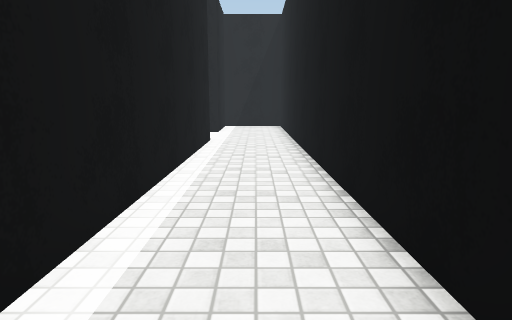
View 1 (above)

22 first-person views from a walk through a Unity game level. The camera is 1.2 m above the floor, tilts 10° down and sees 75° across. The floor is counted in squares, 1 m on a side. Each view is taken from the middle of a square. On the plan, view 1 faces up. The plan holds only what a view shows up to about 14 squares ahead; the rest is blank. The place goes on beyond the plan. The player is left out. Surface patterns are stand-ins for the level's own textures.

View 2
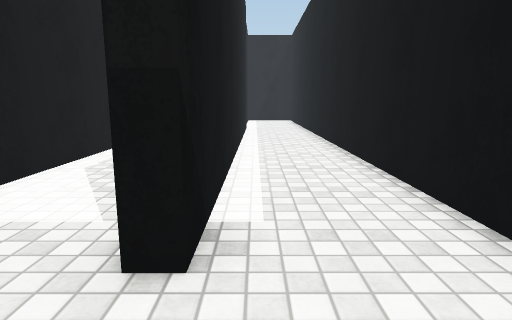

View 3
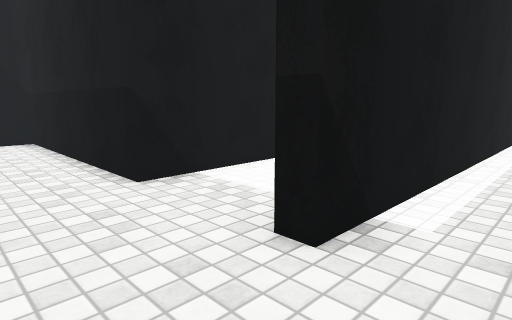

View 4
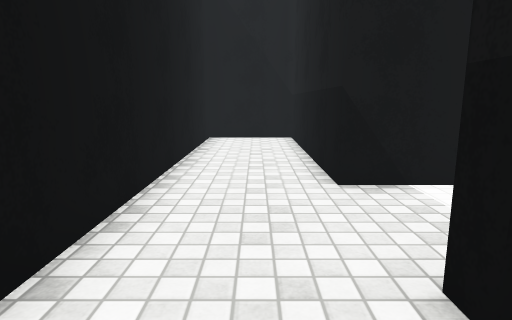

View 5
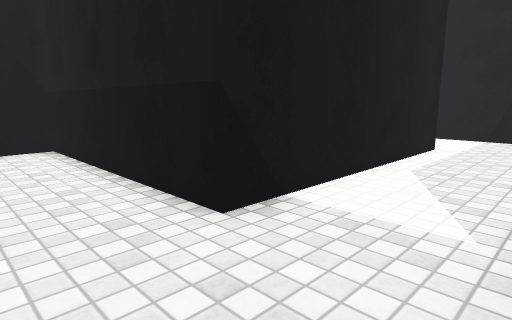

View 6
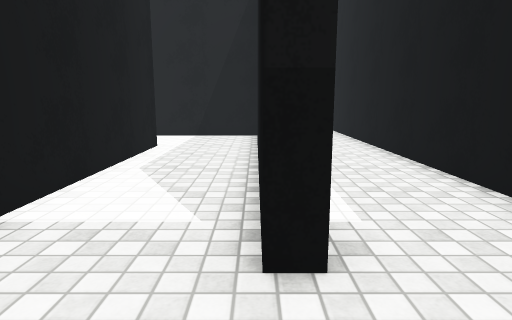

View 7
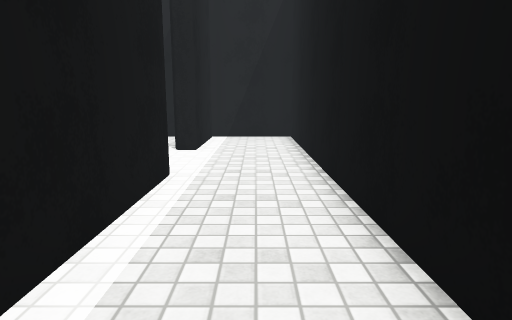

View 8
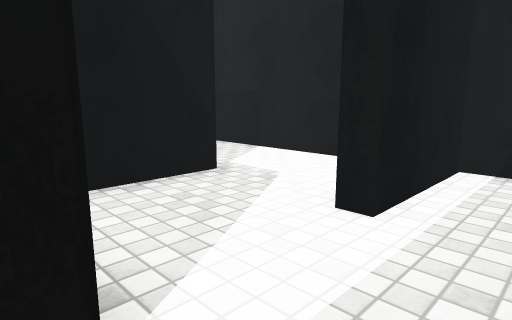

View 9
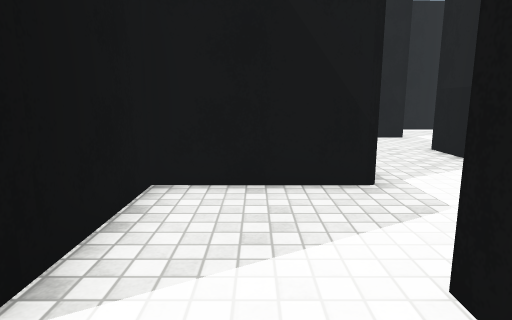

View 10
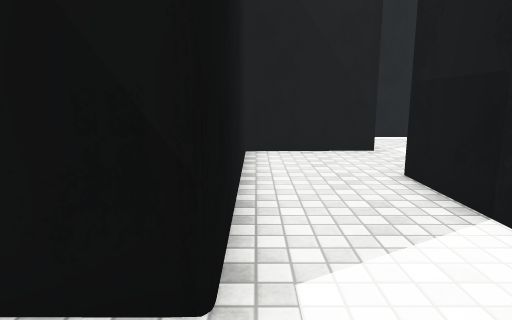

View 11
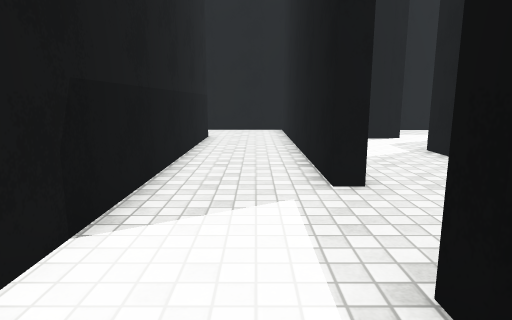

View 12
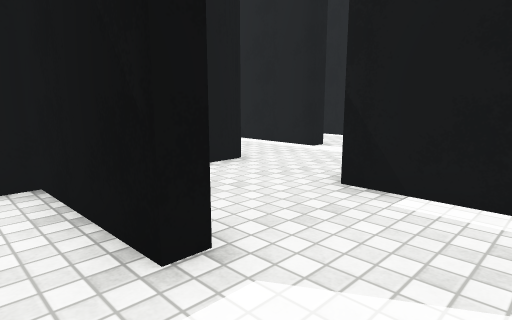

View 13
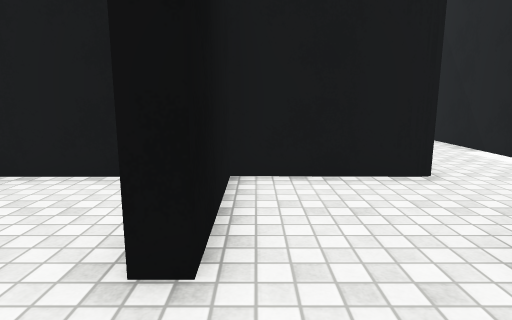

View 14
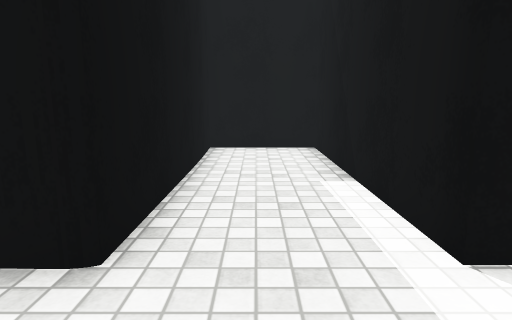

View 15
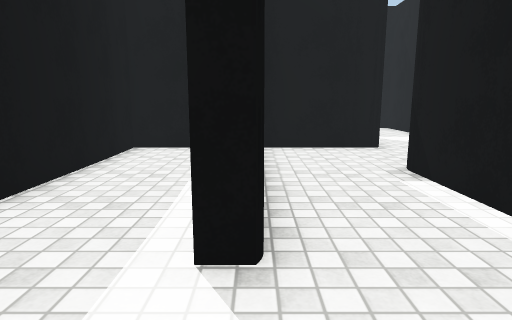

View 16
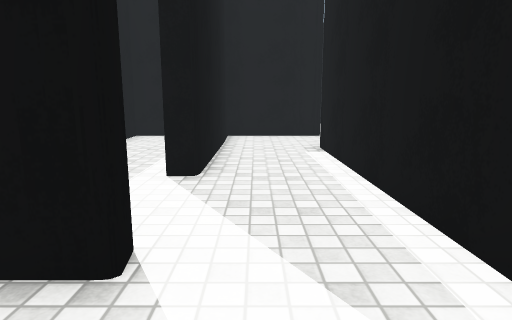

View 17
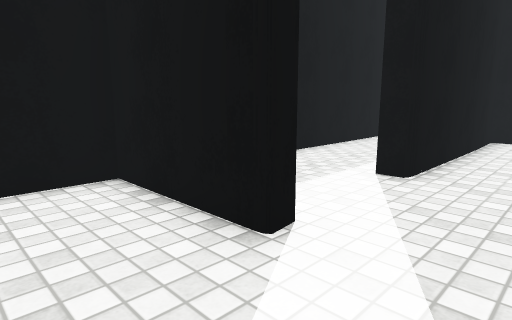

View 18
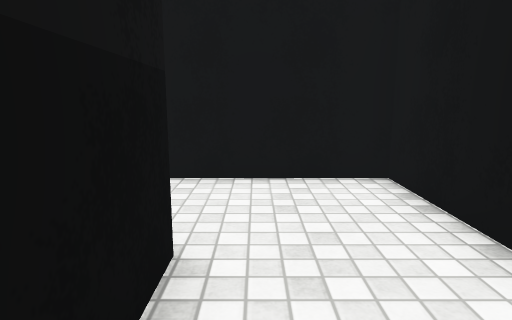

View 19
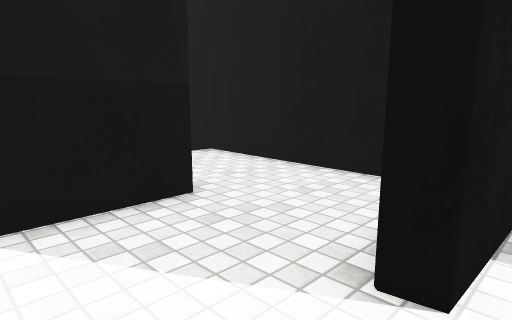

View 20
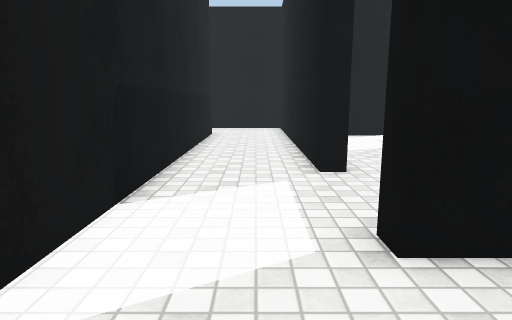

View 21
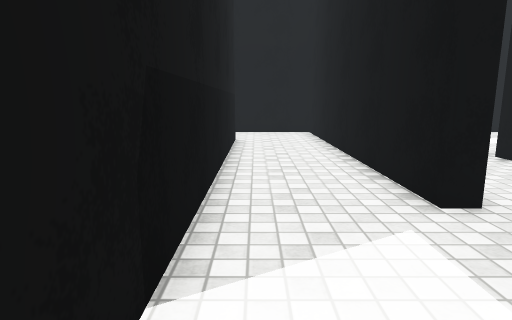

View 22
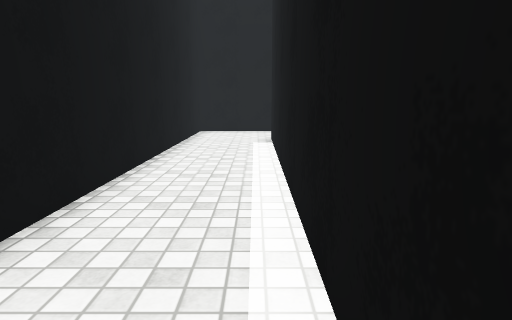

### Floor plan
Ten units are one square. View 1 is at (0, 0); x grows to the right and y downward. Boxes are objects, and circles mark ways between rooms. Rooms are numbered by the first view taken in them; rooms with no view inside come last. Other rooms are left out.
<svg viewBox="-218 -211 236 272">
<path fill="none" stroke="#000" d="M-47 -41 -47 28 -111 28 -111 56 13 56 12 -164 -14 -164 -14 -132 -20 -132M-19 -68 -56 -68M-14 -105 -15 28 -19 28 -19 -1M-47 -137 -47 -105 -17 -105M-165 -164 -180 -164 -181 -169M-143 -192 -143 -164M-207 -169 -207 -102M-28 -164 -84 -164 -84 -169 12 -169 12 -201M-22 -139 -22 -145M-14 -196 -120 -196M-213 -73 -181 -73 -181 -137 -175 -137 -175 -73 -149 -73 -149 -137 -116 -137 -116 -169 -111 -169 -111 -137 -47 -137M-175 -196 -196 -196M-181 -169 -148 -169 -148 -206"/>
<circle cx="-35" cy="-140" r="3" fill="#2a7"/>
<circle cx="-195" cy="-170" r="3" fill="#2a7"/>
<circle cx="-180" cy="-185" r="3" fill="#2a7"/>
<text x="-30" y="-30">1</text>
<text x="-120" y="-150">2</text>
<text x="-190" y="-180">3</text>
<text x="-170" y="-190">4</text>
</svg>
Room 1 opens to room 2. Room 2 opens to room 3. Room 3 opens to room 4.

Where each view was taken, in squares from view 1:
view 1: 0 up, 0 right, facing up
view 2: 5 down, 1 left, facing up
view 3: 5 down, 0 right, facing up-left
view 4: 4 down, 0 right, facing left
view 5: 5 down, 2 left, facing up-left
view 6: 5 down, 2 left, facing up
view 7: 5 up, 0 right, facing up
view 8: 10 up, 0 right, facing up-left
view 9: 12 up, 0 right, facing left
view 10: 14 up, 3 left, facing left
view 11: 18 up, 13 left, facing right
view 12: 19 up, 10 left, facing down-left
view 13: 19 up, 12 left, facing down
view 14: 16 up, 16 left, facing down
view 15: 16 up, 18 left, facing down
view 16: 19 up, 19 left, facing down
view 17: 19 up, 20 left, facing down-right
view 18: 19 up, 20 left, facing right
view 19: 16 up, 20 left, facing up-right
view 20: 18 up, 14 left, facing right
view 21: 19 up, 12 left, facing right
view 22: 8 up, 1 left, facing down
